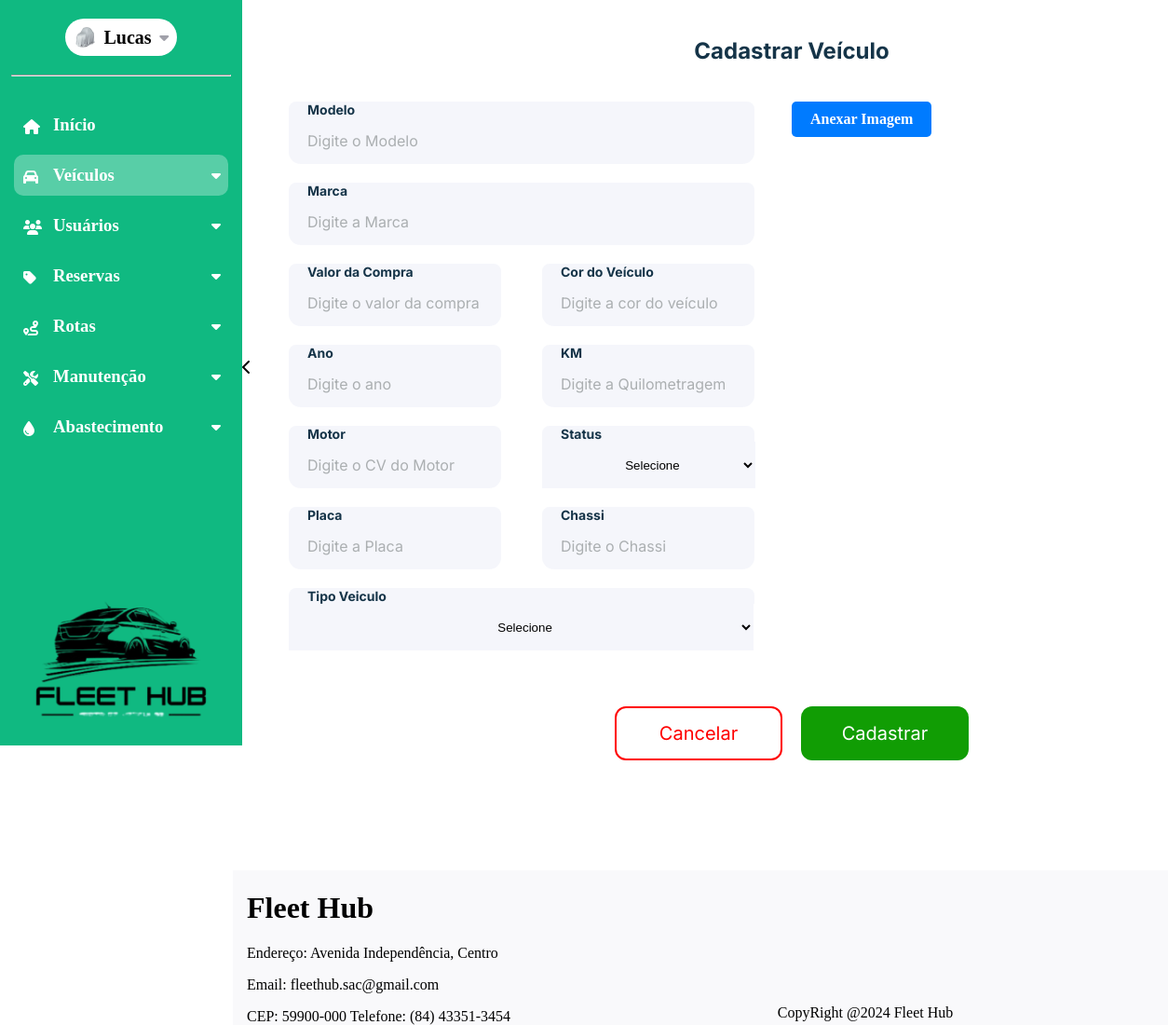
The app's page /cadastrar-veiculo (signed in) with its own data.
### dashboard/models.py (models this page shows, shortened)
class CustomUser(AbstractUser):
    nome = models.CharField(max_length=50)
    email = models.EmailField(max_length=254, unique=True)
    cpf = models.CharField(max_length=11, unique=True)
    telefone = models.CharField(max_length=15)
    rua = models.CharField(max_length=35)
    bairro = models.CharField(max_length=35)
    cidade = models.CharField(max_length=35)
    cep = models.CharField(max_length=15)
    imagem = models.ImageField(
        upload_to="imagens/usuario",
        height_field=None,
        width_field=None,
        max_length=None,
        default="carro-escondido.jpg",
    )
    estado = models.ForeignKey(Estado, on_delete=models.CASCADE, null=True, blank=True)
    tipo_usuario = models.ForeignKey(TipoUsuario, on_delete=models.CASCADE, null=True, blank=True)
    status_usuario = models.ForeignKey(StatusUsuario, on_delete=models.CASCADE, null=True, blank=True)
    groups = models.ManyToManyField(
        "auth.Group",
        related_name="customuser_set",
        blank=True
    )
    user_permissions = models.ManyToManyField(
        "auth.Permission",
        related_name="customuser_permissions_set",
        blank=True
    )

### dashboard/views.py (the view, shortened to what this page needs)
# urls.py: path('cadastrar-veiculo',views.cadastrar_veiculo,name='cadastrar_veiculo'),
@login_required
def cadastrar_veiculo(request):
    tipo_veiculo = Tipo_Veiculo.objects.all()
    status = get_list_or_404(Status_Veiculo)
    return render(request, 'dashboard/cadastrar_veiculos.html', {'status':status,'tipo':tipo_veiculo})

### dashboard/templates/dashboard/cadastrar_veiculos.html (shortened to what this page needs)
{% extends 'base.html' %}
{% load static %}
{% block page_name %}cadastrar_veiculo{% endblock page_name %}
{% block estilos %}
<link rel="stylesheet" href="{% static 'css/cadastrar_veiculos.css' %}">
<link href="https://cdnjs.cloudflare.com/ajax/libs/font-awesome/6.0.0-beta3/css/all.min.css" rel="stylesheet">
{% endblock estilos %}
{% block content %}
<section id="conteudo-secundario">
    <form action="" method="POST" enctype="multipart/form-data">
        <h2 id='page_title'>Cadastrar Veículo</h2>
        <div class="container">
            <div class="menu_esquerdo">
                <div class="input_container">
                    <label>Modelo</label>
                    <input name="modelo" type="text" id="modelo" placeholder="Digite o Modelo" required>
                </div>
                <div class="input_container">
                    <label>Marca</label>
                    <input name="marca" type="text" id="marca" placeholder="Digite a Marca" required>
                </div>
                <div class="campo_duplo">
                    <div class="input_container">
                        <label>Valor da Compra</label>
                        <input name="valor" type="text" id="valcompra" maxlength="14" placeholder="Digite o valor da compra" required>
                    </div>
                    <div class="input_container">
                        <label>Cor do Veículo</label>
                        <input name="cor" type="text" id="cor_veiculo" maxlength="14" placeholder="Digite a cor do veículo" required>
                    </div>
                </div>
                <div class="campo_duplo">
                    <div class="input_container">
                        <label>Ano</label>
                        <input name="ano" type="text" id="ano" placeholder="Digite o ano" required>
                    </div>
                    <div class="input_container">
                        <label>KM</label>
                        <input name="km" type="text" id="km" placeholder="Digite a Quilometragem" required>
                    </div>
                </div>
                <div class="campo_duplo">
                    <div class="input_container">
                        <label>Motor</label>
                        <input name="motor" type="text" id="motor" placeholder="Digite o CV do Motor" required>
                    </div>
                    <div class="input_container">
                        <label>Status</label>
                        <select id="estados" name="status">
                            <option selected>Selecione</option>
                        </select>
                    </div>
                </div>
                <div class="campo_duplo">
                    <div class="input_container">
                        <label>Placa</label>
                        <input name="placa" type="text" id="placa" placeholder="Digite a Placa" required>
                    </div>
                    <div class="input_container">
                        <label>Chassi</label>
                        <input name="chassi" type="text" id="km" placeholder="Digite o Chassi" required>
                    </div>
                </div>
                <div class="input_container" style="height: 67.14px;">
                    <label>Tipo Veiculo</label>
                    <select id="tipo" name="tipo" style="width: 104%;">
                        <option selected>Selecione</option>
                    </select>
                </div>
            </div>
            <div class="menu_direito">
                <div class="logo-img">
                    <label for="img" class="upload-button">Anexar Imagem</label>
                </div>
        </div>
    </div>
        <div class="rodape">
            <button type="reset" class="btn-reset">Cancelar</button>
            <button type="submit" class="btn-submit">Cadastrar</button>
        </div>
    </form>
</section>
{% endblock %}

### global_templates/base.html (shortened to what this page needs)
{% load static %}
<!DOCTYPE html>
<html lang="en">
<head>
    <link rel="stylesheet" href="{% static 'css/global-style.css' %}">
    {% block estilos %}{% endblock %}
    <link rel="stylesheet" href="https://cdnjs.cloudflare.com/ajax/libs/font-awesome/6.6.0/css/all.min.css"
 />
</head>
<body id="{% block body_id %}default-page{% endblock %}" data-page="{% block page_name %}default{% endblock %}">
    <div class="container-base" id="container-base">
        <aside id="sidebar">
            <div id="user-menu-sidebar">
                <div id="user_menu">
                    <img id="img_perfil" src="{{request.user.imagem.url}}" alt="" title="Imagem do Perfil">
                    <h1 id="gestor_name">{{request.user.first_name}}</h1>
                    <i id="user_icon" class="fa-solid fa-caret-down" style="color: #a1a1aa;"></i>
                </div>
                <hr>
                <div id="sidebar-expansive">
                    <a href="{% url 'tela_dashboard' %}" class="element-icon"><i class="fa-solid fa-house icon"
                            title="Início"></i>
                        <h3 id="text-init">Início</h3>
                    </a>
                    {% if user.tipo_usuario.nome == 'ADMIN' and user.status_usuario.status == 'Ativo' %}
                        <a class="element-icon" id="id-veiculos"><i class="fa-solid fa-car icon" title="Veículos"></i>
                            <h3 class="text-menu-lateral" id="text-veicles">Veículos</h3>
                            <i id="icon_veiculos" class="fa-solid fa-caret-down"
                                style="color: rgb(255, 255, 255); display: block; transform: rotate(0deg);"></i>
                        </a>
                    {% endif %}
                    {% if user.tipo_usuario.nome == 'ADMIN' or user.tipo_usuario.nome == 'Cliente' and user.status_usuario.status == 'Ativo' %}
                        <a class="element-icon" id="id-usuarios">
                            <i class="fa-solid fa-users icon" title="Usuários"></i>
                            <h3 class="text-menu-lateral" id="text-users">Usuários</h3>
                            <i id="icon_usuarios" class="fa-solid fa-caret-down"
                                style="color: rgb(255, 255, 255); display: block; transform: rotate(0deg);">
                            </i>
                        </a>
                    {% endif %}
                    {% if user.tipo_usuario.nome == 'ADMIN' or user.tipo_usuario.nome == 'Cliente' and user.status_usuario.status == 'Ativo' %}
                        <a class="element-icon" id="id-reservas"><i class="fa-solid fa-tag icon" title="Reservas"></i>
                            <h3 class="text-menu-lateral" id="text-reservations">Reservas</h3>
                                <i id="icon_reservas" class="fa-solid fa-caret-down"
                                style="color: rgb(255, 255, 255); display: block; transform: rotate(0deg);"></i>
                        </a>
                    {% endif %}
                    {% if user.tipo_usuario.nome == 'ADMIN' and user.status_usuario.status == 'Ativo' %}
                        <a class="element-icon" id="id-rotas"><i class="fa-solid fa-route icon" title="Rotas"></i>
                            <h3 class="text-menu-lateral" id="text-routes">Rotas</h3>
                                <i id="icon_rotas" class="fa-solid fa-caret-down"
                                style="color: rgb(255, 255, 255); display: block; transform: rotate(0deg);"></i>
                        </a>
                    {% endif %}
                    {% if user.tipo_usuario.nome == 'ADMIN' and user.status_usuario.status == 'Ativo' %}
                        <a class="element-icon" id="id-manutencao">
                            <i class="fa-solid fa-screwdriver-wrench icon" title="Manutenção">
                            </i>
                            <h3 class="text-menu-lateral" id="text-maintenance">Manutenção</h3>
                                <i id="icon_manutencao" class="fa-solid fa-caret-down"
                                style="color: rgb(255, 255, 255); display: block; transform: rotate(0deg);"></i>
                        </a>
                    {% endif %}
                    {% if user.tipo_usuario.nome == 'ADMIN' and user.status_usuario.status == 'Ativo' %}
                        <a class="element-icon" id="id-abastecimento">
                            <i class="fa-solid fa-droplet icon"
                                title="Abastecimento">
                            </i>
                        <h3 class="text-menu-lateral" id="text-supply">Abastecimento</h3>
                            <i id="icon_abastecimento" class="fa-solid fa-caret-down"
                                style="color: rgb(255, 255, 255); display: block; transform: rotate(0deg);"></i>
                        </a>
                    {% endif %}
                </div>
                <img src="{% static 'img/logo_fleethub.png' %}" alt="" style="width: 100%;">
            </div>
            <div id="div-img_sidebar-expansive"><i id="img_sidebar-expansive" class="fa-solid fa-chevron-left"></i></div>
        </aside>
    </div>
    <div id="content-and-footer">
        <div id='container-block-content'>
            {% block content %}{% endblock content %}
        </div>
        <footer>
            <div class="footer-left" style="margin-left: 15px;">
                <h1>Fleet Hub</h1>
                <p>Endereço: Avenida Independência, Centro</p>
                <p>Email: fleethub.sac@gmail.com</p>
                <p style="margin-bottom: 0;">CEP: 59900-000 Telefone: (84) 43351-3454</p>
            </div>
            <div class="footer-center">
                <p style="margin-bottom: 0; margin-top: 0;">CopyRight @2024 Fleet Hub </p>
            </div>
        </footer>
    </div>
</body>
</html>

### global_static/css/global-style.css (style rules this page uses)
:root { --color-white:#ffffff; --color-green-menu: #10B981; --menu-modulos-color:rgba(255,255,255,0.3); }
body { background-color:var(--color-white); margin: 0; display: flex; height: 1400px; }
hr { background-color: white; width: 90%; height: 0.5px; margin: 20px auto; }
#page_title { margin: auto; text-align: center; font-family: Inter; font-weight: bold; font-size: 24px; color: #153448; padding-top: 40px; padding-bottom: 40px; width: 1200px; }
#sidebar { background-color: var(--color-green-menu); display: flex; width: 260px; position: fixed; height: 100vh; }
.container-base { display: grid; transition: 800ms; grid-template-columns: 250px 1fr; height: 100vh; }
#user_menu { display: flex; justify-content: space-evenly; align-items: center; width: 120px; height: 40px; border-radius: 50px; background-color: var(--color-white); margin-top: 20px; }
.text-menu-lateral { width: 150px; }
#user_icon { transition: 400ms; }
#gestor_name { font-size: 20px; }
#img_perfil { border-radius: 50%; width: 24px; height: 24px; }
.fa-caret-down { transition: 0.5s; }
#user-menu-sidebar { display: flex; flex-direction: column; align-items: center; }
#img_sidebar-expansive { width: 28px; height: 28px; }
#div-img_sidebar-expansive { width: 28px; height: auto; display: flex; align-items: center; }
#sidebar-expansive { background-color: var(--color-green-menu); width: 260px; height: 100% }
.element-icon { text-decoration: none; display: flex; align-items: center; gap: 20px; margin-left: 15px; margin-right: 15px; margin-top: 10px; width: 230px; height: 44px; border-radius: 10px; }
.icon { width: 12px; height: 12px; margin-left: 10px; color: var(--color-white); }
#sidebar-expansive h3 { color: var(--color-white); }
#content-and-footer { display: grid; grid-template-rows: 1fr auto; width: 100%; }
footer { width: 100%; height: auto; margin: 0; display: flex; flex-direction: row; justify-content: space-between; align-items: center; background-color: rgba(239,240,244,0.4); }
.footer-center { margin-top:140px; }

### dashboard/static/css/cadastrar_veiculos.css (style rules this page uses)
body { height: 1100px; }
section { padding: 0; }
#page_title { margin: auto; text-align: center; font-family: Inter; font-weight: bold; font-size: 24px; color: #153448; padding-top: 40px; padding-bottom: 40px; }
#conteudo-secundario { margin: auto; }
form { margin: auto; }
#container-block-content { margin: 0 auto; }
.container { display: grid; grid-template-columns: 600px 600px; height: 100%; margin: auto; }
.menu_esquerdo { display: flex; row-gap: 20px; flex-direction: column; margin-left: 3em; width: 100%; max-width: 30rem; margin: auto; }
.menu_direito { margin: auto; width: 100%; height: 100%; }
.menu_direito .logo-img { width: 100%; height: 100%; }
input { width: 100%; height: 30px; background-color: rgba(239, 241, 249, 0.6); border: 0 none; color: #153448; padding-inline: 0; font-size: 16px; font-family: Inter; font-weight: bold; padding-top: 10px; padding-left: 20px; padding-bottom: 10px; border-bottom-right-radius: 0.8rem; border-bottom-left-radius: 0.8rem; }
input::placeholder { color: #ABAFB1; font-size: 16px; font-family: Inter; font-weight: normal; }
.input_container { display: flex; flex-direction: column; width: 100%; }
.input_container label { background-color: rgba(239, 241, 249, 0.6); width: 100%; color: #153448; font-weight: bold; font-size: 14px; padding-left: 20px; font-family: Inter; border-top-right-radius: 8px; border-top-left-radius: 8px; }
.campo_duplo { display: flex; flex-direction: row; column-gap: 4rem; }
select { width: 110%; height: 100%; background-color: rgba(239, 241, 249, 0.6); border: 0 none; text-align: center; padding-left: 20px; }
.rodape { margin: auto; display: flex; column-gap: 20px; margin-top: 60px; justify-content: center; }
.rodape .btn-submit { width: 180px; height: 58px; background-color: #119D04; border: 0 none; border-radius: 12px; color: #ffff; font-size: 20px; font-family: Inter; font-weight: normal; }
.btn-submit { cursor: pointer; }
.btn-reset { cursor: pointer; }
.rodape .btn-reset { width: 180px; height: 58px; background-color: #ffff; border: 2px solid red; border-radius: 12px; color: red; font-size: 20px; font-family: Inter; font-weight: normal; }
.upload-button { display: inline-block; padding: 10px 20px; background-color: #007bff; color: white; border-radius: 5px; cursor: pointer; transition: background 0.3s; font-weight: bold; }

### records on screen
CustomUser: user.imagem (picture), user.first_name "Lucas"
